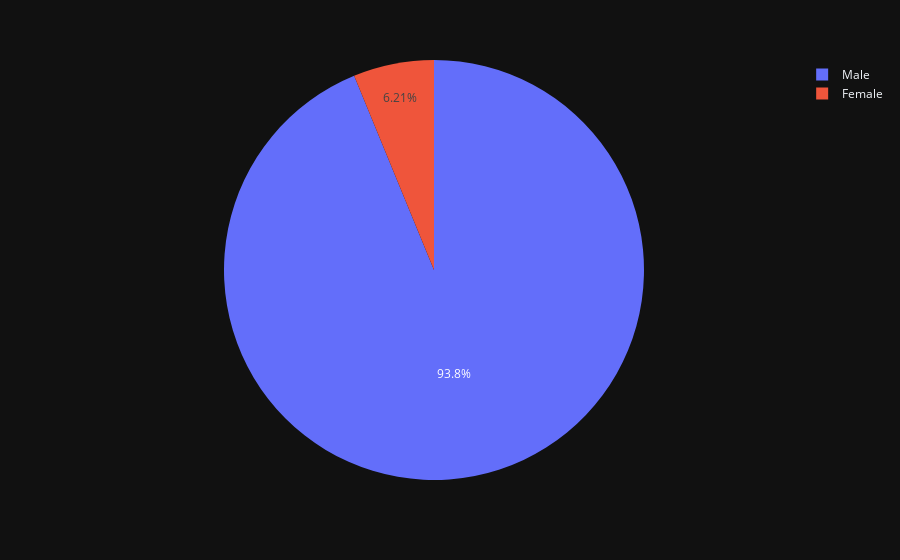

This figure's notebook cell:
### Code cell
sex = df_data.sex.value_counts()
fig = px.pie(sex, values= sex.values, names=sex.index, title="")
fig.show()

### Figure 1 — Plotly figure (JSON) as saved in the notebook; plotly's stock layout.template omitted (floating-point values rounded to 4 significant figures)
{"data": [{"domain": {"x": [0.0, 1.0], "y": [0.0, 1.0]}, "hovertemplate": "index=%{label}<br>value=%{value}<extra></extra>", "labels": ["Male", "Female"], "legendgroup": "", "name": "", "showlegend": true, "values": [876, 58], "type": "pie"}], "layout": {"legend": {"tracegroupgap": 0}, "margin": {"t": 60}}}
